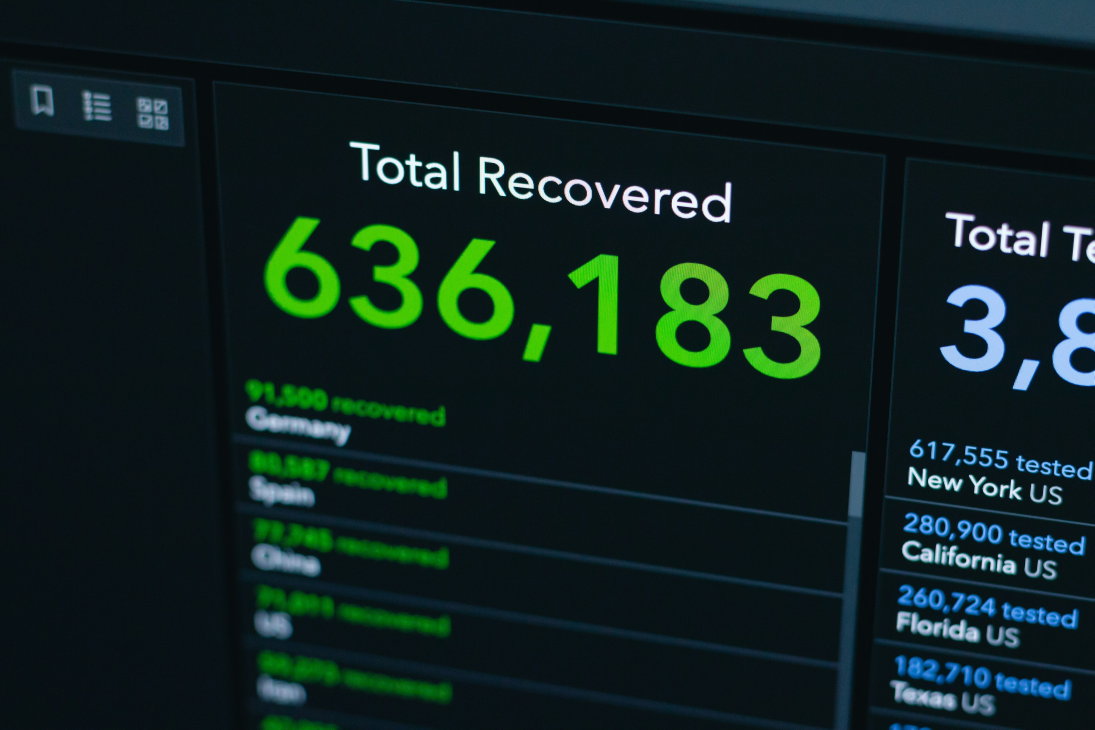
#> input picture assets/kobu-agency-fVi9Ipk7f60-unsplash.jpg, 5472 x 3648 px, found by its file name (shown at 1/5 size)
$ python generate_image_variants.py
#> lines starting #> are read from the running program, lines starting #| are printed output that depends on the picture
from pathlib import Path
from PIL import Image
import os

# Configuration
SOURCE = Path("docs/assets/images-src")
OUT = Path("docs/assets/images")
OUT.mkdir(parents=True, exist_ok=True)

# Define which images and sizes you need
targets = {
    "kobu-agency-fVi9Ipk7f60-unsplash.jpg": [480, 768, 960, 1280],
    "vitaly-gariev-8qQaWOBfiV0-unsplash.jpg": [480, 768, 960],
    "linkedin_headshot_330.png": [48, 96, 128],
    "jonathan-duncan.jpg": [48, 96, 128, 256],
}

print("Generating optimized image variants...")
print("-" * 50)

for filename, widths in targets.items():
    try:
        img_path = SOURCE / filename
        if not img_path.exists():
            print(f"⚠️  Skipping {filename} - not found in {SOURCE}")
            continue

        img = Image.open(img_path)
#> img is the input picture: PIL image 5472x3648 RGB; mean R, G, B 15.4, 34.2, 32.3
        print(f"Processing: {filename} ({img.width}x{img.height})")
#| Processing: kobu-agency-fVi9Ipk7f60-unsplash.jpg (5472x3648)

        for w in widths:
            ratio = w / img.width
            h = round(img.height * ratio)
            resized = img.resize((w, h), Image.LANCZOS)

            stem = Path(filename).stem

            # Save WebP (modern format, smaller size)
            webp_path = OUT / f"{stem}-{w}.webp"
            resized.save(webp_path, format="WEBP", quality=82, method=6)
            print(f"  ✓ {webp_path.name} ({w}px wide)")

            # For JPEG originals, also save JPEG variants
            if filename.endswith((".jpg", ".jpeg")):
                jpg_path = OUT / f"{stem}-{w}.jpg"
                resized.save(jpg_path, format="JPEG", quality=82, optimize=True)
                print(f"  ✓ {jpg_path.name} ({w}px wide)")
#> this loop made 4 passes
#> pass 1, `resized = img.resize((w, h), Image.LANCZOS)`:
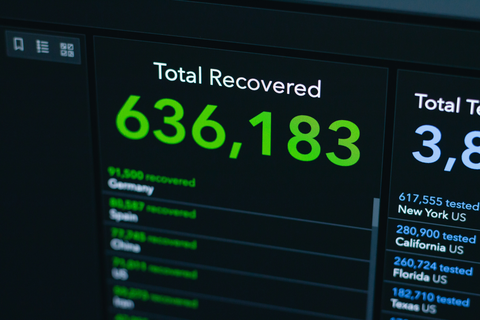
#> resized: PIL image 480x320 RGB; mean R, G, B 15.4, 34.2, 32.3
#> pass 3, `resized = img.resize((w, h), Image.LANCZOS)`:
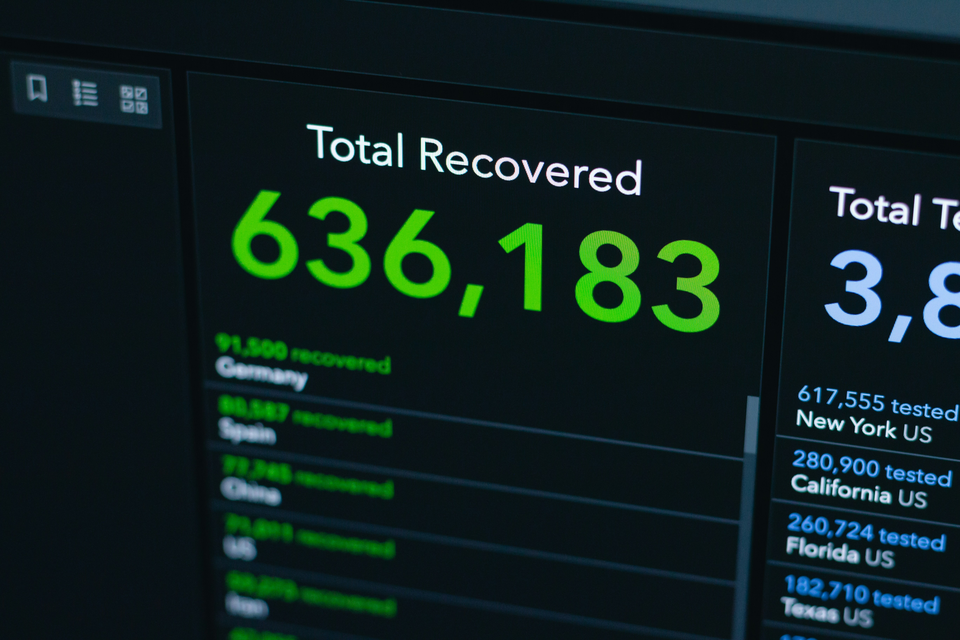
#> resized: PIL image 960x640 RGB; mean R, G, B 15.4, 34.2, 32.3

    except Exception as e:
        print(f"  ✗ Error processing {filename}: {e}")
#> pass 2 of the loop `for filename, widths in targets.items():`:
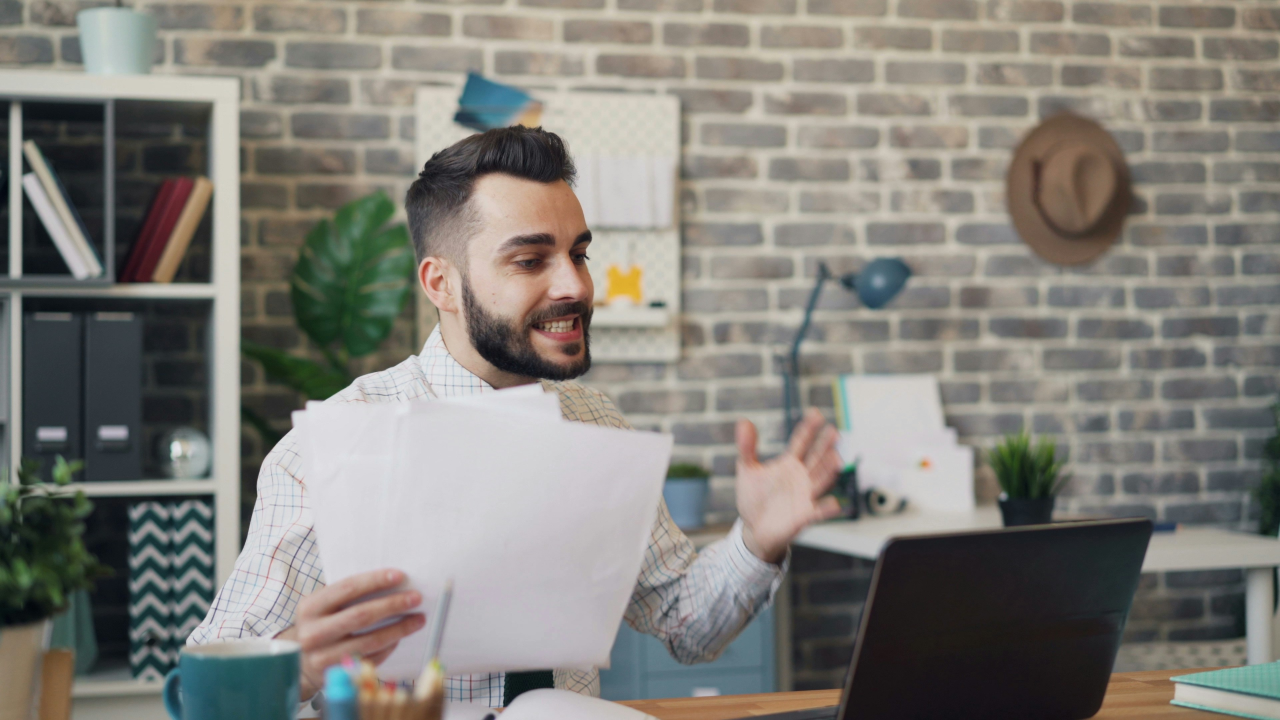
#> input picture assets/vitaly-gariev-8qQaWOBfiV0-unsplash.jpg, 3840 x 2160 px, found by its file name (shown at 1/3 size)
#> img is the input picture: PIL image 3840x2160 RGB; mean R, G, B 129.8, 127.5, 121.3
#| Processing: vitaly-gariev-8qQaWOBfiV0-unsplash.jpg (3840x2160)
#> the loop `for w in widths:` made 3 passes
#|   ✓ vitaly-gariev-8qQaWOBfiV0-unsplash-480.webp (480px wide)
#|   ✓ vitaly-gariev-8qQaWOBfiV0-unsplash-480.jpg (480px wide)
#|   ✓ vitaly-gariev-8qQaWOBfiV0-unsplash-768.webp (768px wide)
#|   ✓ vitaly-gariev-8qQaWOBfiV0-unsplash-768.jpg (768px wide)
#|   ✓ vitaly-gariev-8qQaWOBfiV0-unsplash-960.webp (960px wide)
#|   ✓ vitaly-gariev-8qQaWOBfiV0-unsplash-960.jpg (960px wide)
#> pass 1, `resized = img.resize((w, h), Image.LANCZOS)`:
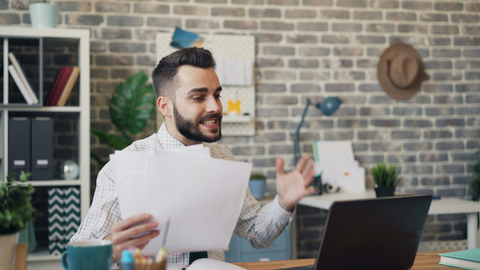
#> resized: PIL image 480x270 RGB; mean R, G, B 129.8, 127.5, 121.3
#> pass 3 of the loop `for filename, widths in targets.items():`:
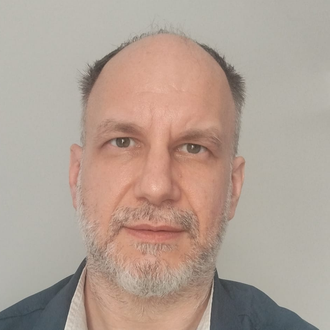
#> input picture docs/assets/images-src/linkedin_headshot_330.png, 330 x 330 px, found by its file name
#> img is the input picture: PIL image 330x330 RGBA; mean R, G, B, A 177.3, 160, 148.7, 255
#| Processing: linkedin_headshot_330.png (330x330)
#> the loop `for w in widths:` made 3 passes
#|   ✓ linkedin_headshot_330-48.webp (48px wide)
#|   ✓ linkedin_headshot_330-96.webp (96px wide)
#|   ✓ linkedin_headshot_330-128.webp (128px wide)
#> pass 1, `resized = img.resize((w, h), Image.LANCZOS)`:
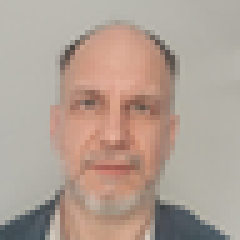
#> resized: PIL image 48x48 RGBA (shown 5 times larger); mean R, G, B, A 177.3, 160, 148.7, 255
#> the loop made 4 passes; the first 3 are shown

print("-" * 50)
print("✅ Generation complete!")
print(f"Output folder: {OUT}")
